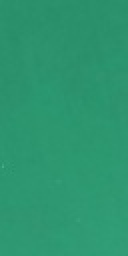
#> input picture programme/image_10.jpg, 64 x 128 px (shown 2 times larger)
$ python -i main.py   (imports and definitions only)
#> lines starting #> are read from the running program, lines starting #| are printed output that depends on the picture; after the words box and inside, x2 and y2 are one past the last pixel; in counts of white or black regions, pixels touching at a corner belong together
### programme/myUtils.py
import cv2 as cv
import csv
import numpy as np
import matplotlib.pyplot as plt
from debug import *
import math
import os


TOL = 0.00001

def clean():
    valid = False
    while not valid:
        proceed = input('Press [N]ext to go onto the next experiment: ')
        if proceed.upper().strip() == 'N':
            valid = True
            cv.destroyAllWindows()
            plt.close('all')

# [45 lines left out: functions map_colors, map_hex2RBG, show_img_ls, not called in this run]

def calc_histograms(img, channel=0, hist_size=256, hist_range=(0,256)):
    return cv.calcHist([img], [channel], None, [hist_size], hist_range)

# [106 lines left out: functions calc_hist_dist, show_histograms, resize_img, resize_img_dim, rotate_image, rotate_image_b and 3 more, not called in this run]

def get_diff_pixels(base_comp, comp_ls):
    return [abs(float(base_comp) - float(ii)) for ii in comp_ls]

# [27 lines left out: functions generate_labels, save_stats, save_comparisons, not called in this run]

def open_file(fileName):
    os.system('xdg-open %s' % fileName)

# [45 lines left out: functions show_diff_hists, show_diff_dist, crop_img, not called in this run]


def select_key_point(im, **kwargs):
    pass

def pad_image(im, row_pad, col_pad):
    npad = ((row_pad, col_pad), (row_pad, col_pad), (0,0))
    return np.pad(im, pad_width=npad, mode='constant', constant_values=0)


# [41 lines left out: functions hog_preprocessing, hog_descriptor, not called in this run]

#def HOG(im):
#    """
#    IMPORT:
#    EXPORT:
#
#    PURPOSE:
#
#    ADAPTED FROM: Satya Mallick. 2016. Histogram  of oriented Gradients. Learn OpenCv.
#    https://www.learnopencv.com/histogram-of-oriented-gradients/
#
#
#    ADAPTED FROM: Satya Mallick. 2017. Handwritten Digits Classification: An
#    OpenCV (C++/Python) Tutorial. Learn OpenCv
#    .https://www.learnopencv.com/handwritten-digits-classification-an-opencv-c-python-tutorial/
#    """
#    #corresponds to step one of the hog process: pre-processing
#    im = cv.imread(im)
#    im_copy = im.copy()
#
#
#    #corresponds to step two of the hog process: calculating the gradients
#    im = np.float32(im_copy) / 255.0
#    grad_x = cv.Sobel( im, cv.CV_32F, 1, 0, ksize=1)
#    grad_y = cv.Sobel(im, cv.CV_32F, 0, 1, ksize=1)
#    mag, angle = cv.cartToPolar(grad_x, grad_y, angleInDegrees=True)
#
#    #corresping to step three: calculating HOG of even cells
#
#    #corresponding to step four: caclulating the HOG of bigger cells
#
#    #corresponding to step five: caclulating the HOG feature vector
#
#    #visualizing HOG

#helper functions for hog

### programme/main.py
from myUtils import *
import numpy as np
import matplotlib
from matplotlib import pyplot as plt
from debug import *
import random as rng
import argparse
#any matplot lib figures which are opened, will be opened in full size

#intializing the randon number generator, and initialising the beginning number
# [4 lines not run here, left out]
"""
TO DO:
    - refactor the diamonds rotated, and the scaled ones, so you can pass
    in whatever image, and you can do the exact same experiement with the
    dugong, and you can just change a couple of parameters
    -you need to add an extra parameter, so you can either choose where to save
    the file too, either the playing card or the dugong
    - do the harris corner detection with the dugong aswell
    - for your sift experiments, you can get the number og key-points they're
    by just getting the length of the list the key-points returned too, and
    comparing if each transform got the same number of keypoints
    -For task 3, when you print out each of the components to the terminal, also number which object is which number
"""

# [400 lines left out: functions activity_one_harris_rotated, activity_one_harris_scaled, activity_one_SIFT_rotated, activity_one_SIFT_scaled, activity_two_SIFT_rotated, activity_two_SIFT_scaled and 2 more, not called in this run]


def display_kp_ls(in_ls):
    for ii, num_kp in  enumerate(in_ls):
        print('image: {}, {} key points found'.format(ii,num_kp))


# [139 lines left out: functions activity_three, activity_four_contours, activity_four_kMeans, not called in this run]

#I AM GOING TO COME BACK TO THIS, IT'S CAUSING ME A HEADACHE
def activity_four_watershed(im, invert_threshold=False):
    """
    CODE ADAPTED FROM: https://docs.opencv.org/master/d3/db4/tutorial_py_watershed.html
    """
#> called with im = 'image_10.jpg', invert_threshold = False
    im = cv.imread(im)
#> im is the input picture: shape (128, 64, 3); mean B, G, R 111.4, 149.4, 44.5
    im_copy = im.copy()
    im_gray = cv.cvtColor(im_copy, cv.COLOR_BGR2GRAY)
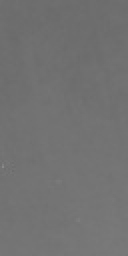
#> im_gray: shape (128, 64) (shown 2 times larger); min 106, max 137, mean 113.7

    #Part one - Preprocessing the removal of noise from the image
    blur = cv.GaussianBlur(im_gray, (5,5), 0)
    thresh = cv.threshold(blur, 0, 255, cv.THRESH_BINARY + cv.THRESH_OTSU)[1]
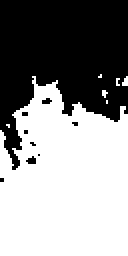
#> thresh: shape (128, 64) (shown 2 times larger); 56.5% white; 9 black regions (8 under 20 px), largest, box (x1, y1, x2, y2) and area: (0, 0, 64, 85) 3516

    if invert_threshold:
        thresh = thresh.max() - thresh

    cv.imshow('threshold image %s' % invert_threshold, thresh)

    #noise removal
    kernel = np.ones((3,3), np.uint8)
    opening = cv.morphologyEx(thresh , cv.MORPH_OPEN, kernel, iterations = 2)
#> opening: shape (128, 64); 54.6% white; 5 black regions (4 under 20 px), largest, box (x1, y1, x2, y2) and area: (0, 0, 64, 85) 3698

    #sure background area
    sure_bg = cv.dilate(opening, kernel, iterations=3)
#> sure_bg: shape (128, 64); 60.7% white; 1 black region, box (x1, y1, x2, y2) and area: (0, 0, 64, 72) 3221

    #finding sure foreground area
    dist = cv.distanceTransform(opening, cv.DIST_L2,5)
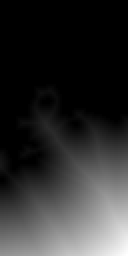
#> dist: shape (128, 64) float32 (shown 2 times larger); min 0, max 64.4, mean 12; drawn with min black and max white
    sure_fg = cv.threshold(dist, 0.7 * dist.max(), 255,0)[1]
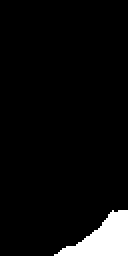
#> sure_fg: shape (128, 64) float32 (shown 2 times larger); 5.5% white; 1 white region, box (x1, y1, x2, y2) and area: (27, 105, 64, 128) 454

    #finding the unknown region
    sure_fg = np.uint8(sure_fg)
    unknown = cv.subtract(sure_bg, sure_fg)
#> unknown: shape (128, 64); 55.1% white; 2 black regions, box (x1, y1, x2, y2) and area: (0, 0, 64, 72) 3221, (27, 105, 64, 128) 454

    #marker labelling
    markers  = cv.connectedComponents(sure_fg)[1]

    #adding 1 to labels to ensure that background is not 0 but 1
    markers += 1

    #marking the unkown region with zero
    markers[unknown==255] = 0
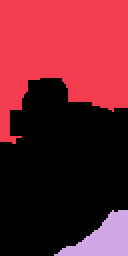
#> markers: shape (128, 64) int32 (shown 2 times larger); 3 distinct labels, from 0 to 2; one colour per label, 0 black

    markers = cv.watershed(im_copy, markers)
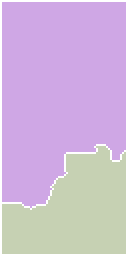
#> markers: shape (128, 64) int32 (shown 2 times larger); 3 distinct labels, from -1 to 2; one colour per label, 0 black, -1 white
    im_copy[markers == - 1] = [255,0,0]
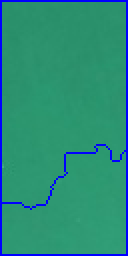
#> im_copy: shape (128, 64, 3) (shown 2 times larger); 5.71% of pixels changed, all inside (x1, y1, x2, y2) = (0, 0, 64, 128)

    cv.imshow('resultant', im_copy)
    cv.waitKey()
    clean()

# [103 lines not run here, left out]

#> (the run stopped early here; a loop or call above may not have finished)

$ run again, on programme/image_14.jpg
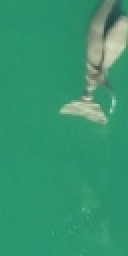
#> input picture programme/image_14.jpg, 64 x 128 px (shown 2 times larger)
#> in activity_four_watershed, im is the input picture: shape (128, 64, 3); mean B, G, R 111.2, 148.2, 54.9
#> in activity_four_watershed, `thresh = cv.threshold(blur, 0, 255, cv.THRESH_BINARY + cv.THRESH_OTSU)..`:
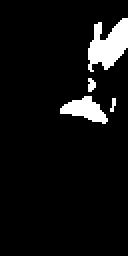
#> thresh: shape (128, 64) (shown 2 times larger); 6.7% white; 4 white regions (1 under 20 px), largest, box (x1, y1, x2, y2) and area: (44, 9, 64, 36) 332, (30, 48, 54, 62) 181, (44, 39, 48, 46) 21
#> opening: shape (128, 64); 5.4% white; 2 white regions, box (x1, y1, x2, y2) and area: (44, 9, 64, 33) 284, (32, 49, 52, 61) 162
#> sure_bg: shape (128, 64); 11.1% white; 2 white regions, box (x1, y1, x2, y2) and area: (41, 6, 64, 36) 517, (29, 46, 55, 64) 390
#> unknown: shape (128, 64); 10.3% white; 2 white regions, box (x1, y1, x2, y2) and area: (41, 6, 64, 36) 453, (29, 46, 55, 64) 390
#> in activity_four_watershed, `im_copy[markers == - 1] = [255,0,0]`:
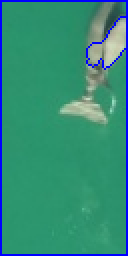
#> im_copy: shape (128, 64, 3) (shown 2 times larger); 5.3% of pixels changed, all inside (x1, y1, x2, y2) = (0, 0, 64, 128)

$ run again, on programme/image_16.jpg
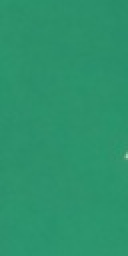
#> input picture programme/image_16.jpg, 64 x 128 px (shown 2 times larger)
#> in activity_four_watershed, im is the input picture: shape (128, 64, 3); mean B, G, R 108.2, 146.9, 43.5
#> thresh: shape (128, 64); 51.4% white; 23 black regions (17 under 20 px), largest, box (x1, y1, x2, y2) and area: (0, 0, 64, 92) 3738, (40, 59, 50, 67) 33, (0, 90, 5, 99) 32, (24, 109, 28, 116) 25, (46, 96, 51, 102) 22, (60, 98, 64, 106) 22
#> opening: shape (128, 64); 43.5% white; 9 white regions, largest, box (x1, y1, x2, y2) and area: (0, 56, 64, 128) 3107, (0, 22, 11, 41) 174, (33, 46, 41, 54) 61
#> sure_bg: shape (128, 64); 60.1% white; 1 black region, box (x1, y1, x2, y2) and area: (0, 0, 64, 95) 3268
#> unknown: shape (128, 64); 58.6% white; 2 black regions, box (x1, y1, x2, y2) and area: (0, 0, 64, 95) 3268, (35, 114, 53, 128) 123
#> in activity_four_watershed, `im_copy[markers == - 1] = [255,0,0]`:
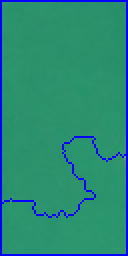
#> im_copy: shape (128, 64, 3) (shown 2 times larger); 6.15% of pixels changed, all inside (x1, y1, x2, y2) = (0, 0, 64, 128)
